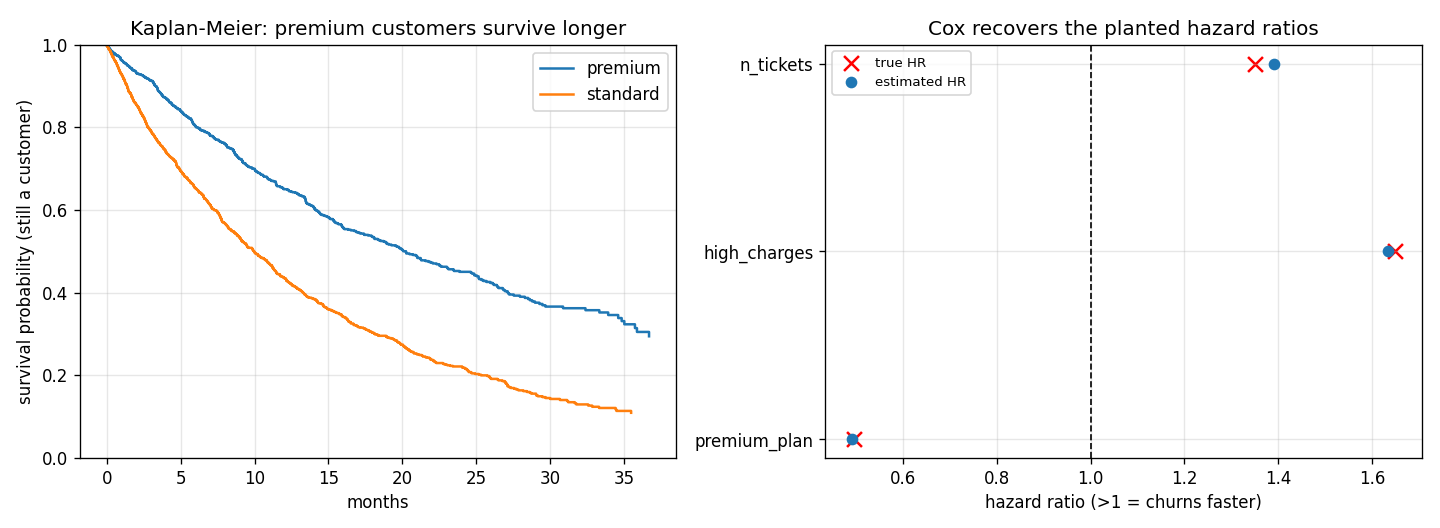

Recreate this plot in Python.
"""
Project 5 - Survival / Time-to-Event Analysis
=============================================
Setup : Simulated time-to-churn data with right-censoring and KNOWN hazard ratios,
        so we can check that the Cox model recovers the truth. Survival analysis is
        the right tool whenever you care about *when* an event happens and some
        subjects haven't had it yet (censoring) - churn timing, equipment failure,
        clinical time-to-event, loan default timing.

Why not ordinary regression? Because you cannot just drop or ignore the customers
who haven't churned yet - that "censored" information ("survived at least this
long") is real signal, and standard regression has no way to use it correctly.

Demonstrates:
  - Kaplan-Meier survival curves by group (the non-parametric summary).
  - The log-rank test for whether two survival curves differ.
  - Cox proportional-hazards regression to quantify covariate effects (hazard ratios).
Uses statsmodels (no external survival library needed).
"""
import warnings; warnings.filterwarnings("ignore")
import numpy as np, pandas as pd
import matplotlib; matplotlib.use("Agg"); import matplotlib.pyplot as plt
from statsmodels.duration.hazard_regression import PHReg
from statsmodels.duration.survfunc import SurvfuncRight, survdiff

RNG = np.random.default_rng(11)
N = 3000
# True log-hazard ratios we plant, then try to recover:
TRUE = {"premium_plan": -0.7,   # premium customers churn slower (HR<1, protective)
        "high_charges":  0.5,   # expensive plans churn faster (HR>1)
        "n_tickets":     0.3}   # each support ticket raises the hazard

# ---------------------------------------------------------------- simulate
premium   = RNG.binomial(1, 0.4, N)
high_chg  = RNG.binomial(1, 0.5, N)
tickets   = RNG.poisson(1.0, N)
X = pd.DataFrame({"premium_plan": premium, "high_charges": high_chg, "n_tickets": tickets})

lin = (TRUE["premium_plan"]*premium + TRUE["high_charges"]*high_chg
       + TRUE["n_tickets"]*tickets)
baseline_rate = 0.04
event_time = RNG.exponential(1 / (baseline_rate*np.exp(lin)))   # exponential survival
censor_time = RNG.uniform(0, 40, N)                              # administrative censoring
time = np.minimum(event_time, censor_time)
event = (event_time <= censor_time).astype(int)                 # 1 = churned, 0 = censored
print(f"N={N} | events (churned): {event.mean():.1%} | censored: {(1-event).mean():.1%}")

# ---------------------------------------------------------------- Kaplan-Meier by group
fig, ax = plt.subplots(1, 2, figsize=(12, 4.4))
for val, lab, col in [(1, "premium", "C0"), (0, "standard", "C1")]:
    m = premium == val
    sf = SurvfuncRight(time[m], event[m])
    ax[0].step(sf.surv_times, sf.surv_prob, where="post", label=lab, color=col)
ax[0].set(xlabel="months", ylabel="survival probability (still a customer)",
          title="Kaplan-Meier: premium customers survive longer")
ax[0].legend(); ax[0].grid(alpha=.3); ax[0].set_ylim(0, 1)

# log-rank test between the two groups
chisq, pval = survdiff(time, event, premium)
print(f"\nLog-rank test (premium vs standard): chi2={chisq:.1f}, p={pval:.2e}")

# ---------------------------------------------------------------- Cox PH regression
model = PHReg(time, X, status=event).fit()
res = pd.DataFrame({
    "true_log_HR": [TRUE[c] for c in X.columns],
    "est_log_HR":  np.asarray(model.params),
    "hazard_ratio": np.exp(np.asarray(model.params)),
    "p_value":     np.asarray(model.pvalues),
}, index=X.columns).round(3)
print("\n=== Cox proportional-hazards estimates ===")
print(res.to_string())

# forest-style plot of hazard ratios with recovery of the truth
ax[1].errorbar(np.exp(np.asarray(model.params)), range(len(X.columns)),
               xerr=None, fmt="o", color="C0", label="estimated HR")
ax[1].scatter(np.exp([TRUE[c] for c in X.columns]), range(len(X.columns)),
              marker="x", color="r", s=80, label="true HR")
ax[1].axvline(1, ls="--", color="k", lw=1)
ax[1].set_yticks(range(len(X.columns))); ax[1].set_yticklabels(X.columns)
ax[1].set(xlabel="hazard ratio (>1 = churns faster)", title="Cox recovers the planted hazard ratios")
ax[1].legend(fontsize=8); ax[1].grid(alpha=.3)
fig.tight_layout(); fig.savefig("survival.png", dpi=120); plt.close(fig)

with open("metrics.md", "w") as f:
    f.write(f"# Project 5 - survival analysis ({event.mean():.0%} events, rest censored)\n\n")
    f.write("## Cox proportional-hazards: estimated vs. planted effects\n\n")
    f.write(res.to_markdown() + "\n\n")
    f.write(f"Log-rank (premium vs standard): chi2={chisq:.1f}, p={pval:.1e}.\n\n")
    f.write("A hazard ratio of 0.5 means half the instantaneous churn rate. The Cox "
            "model recovers the planted log-hazard-ratios despite ~half the data being "
            "censored - which is exactly the information ordinary regression throws away.\n")
print("\nSaved: survival.png, metrics.md")
